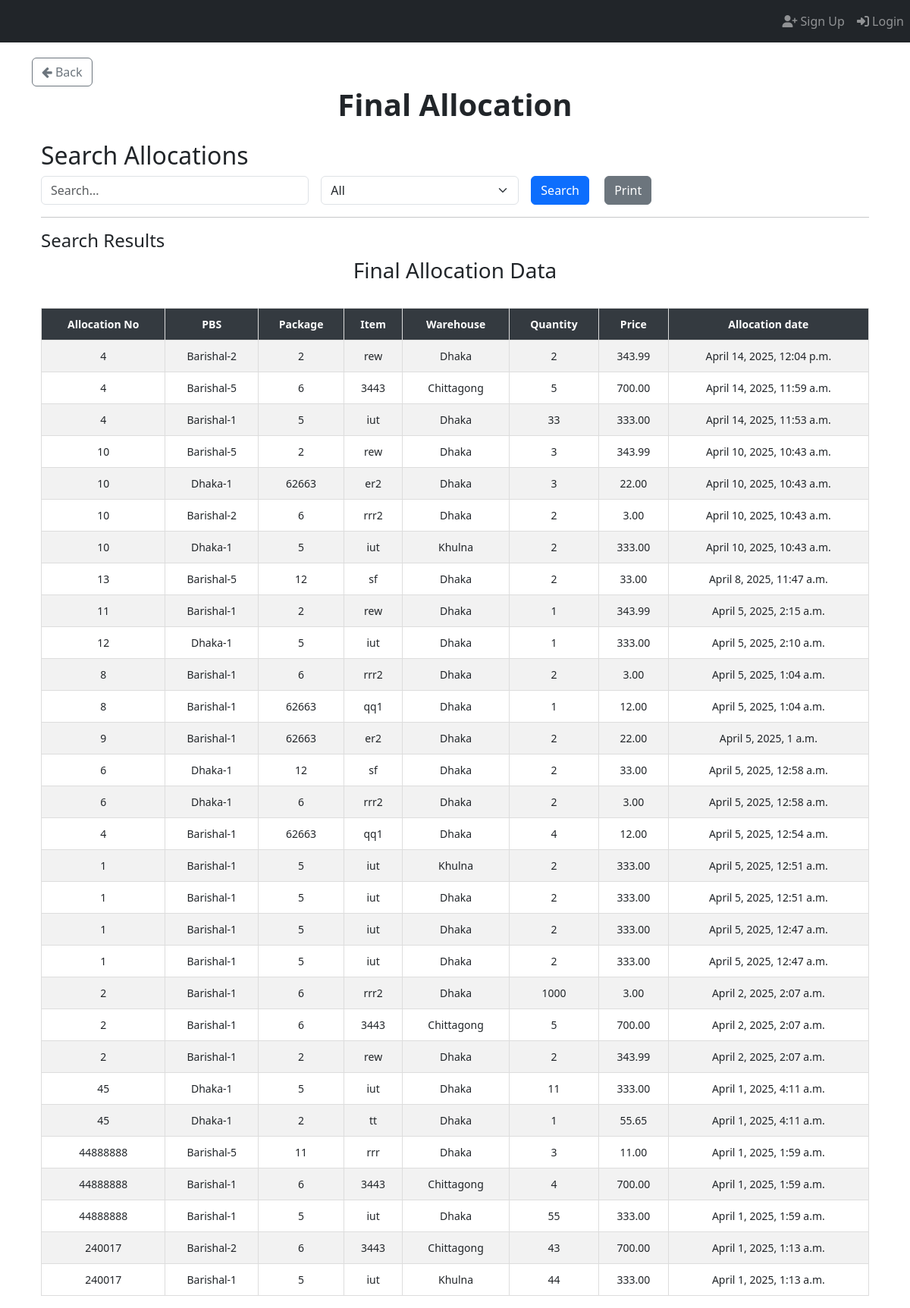
Page /allocation/final_allocation/ on the committed database.
### App_Allocation/models.py (models this page shows, shortened)
class Final_Allocation(models.Model):
    allocation_no = models.ForeignKey(Allocation_Number, on_delete=models.CASCADE)  # Deletes related allocations when removed
    item_primary_key = models.IntegerField(null=True)
    pbs = models.ForeignKey(PBS, on_delete=models.CASCADE)
    package = models.ForeignKey(Package, on_delete=models.CASCADE)
    item = models.ForeignKey(Item, on_delete=models.CASCADE)
    warehouse = models.CharField(max_length=50)
    quantity = models.IntegerField()
    price = models.DecimalField(max_digits=15, decimal_places=2)
    created_at = models.DateTimeField(auto_now_add=True)

class Allocation_Number(models.Model):
    allocation_no = models.IntegerField(unique=True)
    user = models.ForeignKey(User, on_delete=models.CASCADE)
    STATUS_CHOICES = [
        ("Pending Approval", "Pending Approval"),
        ("Allocated", "Allocated"),
        ("Cancelled", "Cancelled"),
        ("Modified", "Modified"),
    ]
    status = models.CharField(
        max_length=100, choices=STATUS_CHOICES, default="Pending Approval"
    )

class PBS(models.Model):
    name = models.TextField(unique=True)
    def __str__(self):
        return str(self.name)

### App_Entry/models.py (models this page shows, shortened)
class Package(models.Model):
    packageId = models.BigIntegerField(unique=True)

class Item(models.Model):
    WAREHOUSE_CHOICES = [
        ("Dhaka", "Dhaka"),
        ("Khulna", "Khulna"),
        ("Chittagong", "Chittagong"),
    ]
    UNIT_CHOICES = [
        ("Nos.", "Nos."),
        ("Mtr.", "Mtr."),
        ("Km.", "Km."),
        ("Set.", "Set."),
        ("Pair.", "Pair."),
    ]
    name = models.CharField(max_length=255)
    description = models.TextField(blank=True, null=True)
    warehouse = models.CharField(
        max_length=50, choices=WAREHOUSE_CHOICES, default="Dhaka"
    )
    unit_of_item = models.CharField(
        max_length=10, choices=UNIT_CHOICES, default="Nos."
    )  # Updated field
    unit_price = models.DecimalField(max_digits=15, decimal_places=2, default=0.00)
    quantity_of_item = models.BigIntegerField(default=0)
    package = models.ForeignKey(
        Package,
        on_delete=models.SET_NULL,
        related_name="package_of_item",
        null=True,
    )
    created_at = models.DateTimeField(default=now)

### App_Allocation/views/view_final_allocation.py (the view, shortened to what this page needs)
# urls.py: path("final_allocation/", views.final_allocation_search, name="final_allocation"),
def final_allocation_search(request):
    query = request.GET.get("query", "")
    filter_by = request.GET.get("filter_by", "All")
    date_filter = request.GET.get("date", "")
    results = Final_Allocation.objects.all().order_by('-created_at')
    if date_filter:
        results = results.filter(created_at__date=date_filter)
    context = {
        "items": results,
        "query": query,
        "filter_by": filter_by,
        "date_filter": date_filter,
    }
    return render(request, "App_Allocation/view_print_Final_Allocation.html", context)

### templates/App_Allocation/view_print_Final_Allocation.html (shortened to what this page needs)
{% extends 'base.html' %}
{% load crispy_forms_tags %}
{% load static %}
{% block body_block %}
<a href="{% url 'App_Allocation:allocation_page' %}" class="btn btn-outline-secondary">
    <i class="fa fa-arrow-left"></i> Back
</a>
<center><h1><b>Final Allocation</b></h1></center>
<div class="container mt-4">
    <h2>Search Allocations</h2>
    <form method="GET" action="{% url 'App_Allocation:final_allocation' %}" class="row g-3">
        <div class="col-md-4">
            <input type="text" name="query" id="searchQuery" class="form-control" placeholder="Search..." value="{{ query }}">
        </div>
        <div class="col-md-3">
            <select name="filter_by" id="filterDropdown" class="form-select" onchange="toggleInputFields()">
                <option value="All" {% if filter_by == "All" %}selected{% endif %}>All</option>
            </select>
        </div>
        <div class="col-md-2">
            <button type="submit" class="btn btn-primary me-3">Search</button>
            <button type="button" class="btn btn-secondary" onclick="printResults()">Print</button>
        </div>
    </form>
    <hr>
    <h4>Search Results</h4>
    <div id="printableArea" class="table-responsive">
        <h3 class="text-center">Final Allocation Data</h3>
        <br>
        <table class="table table-bordered table-striped table-hover">
            <thead class="table-dark sticky-top">
                <tr>
                    <th>Allocation No</th>
                    <th>PBS</th>
                    <th>Package</th>
                    <th>Item</th>
                    <th>Warehouse</th>
                    <th>Quantity</th>
                    <th>Price</th>
                    <th>Allocation date</th>
                </tr>
            </thead>
            <tbody>
                {% if items %}
                    {% for item in items %}
                    <tr>
                        <td>{{ item.allocation_no.allocation_no }}</td>
                        <td>{{ item.pbs }}</td>
                        <td>{{ item.package.packageId }}</td>
                        <td>{{ item.item.name }}</td>
                        <td>{{ item.warehouse }}</td>
                        <td>{{ item.quantity }}</td>
                        <td>{{ item.price }}</td>
                        <td>{{ item.created_at }}</td>
                    </tr>
                    {% endfor %}
                {% else %}
                    <tr>
                        <td colspan="8" class="text-center text-danger">No matching data found</td>
                    </tr>
                {% endif %}
            </tbody>
        </table>
    </div>
</div>
{% endblock %}

### templates/App_Allocation/view_print_Final_Allocation.html (style rules this page uses)
.table { font-size: 14px; text-align: center; }
.sticky-top { position: sticky; top: 0; z-index: 1020; }
.table-dark th { background-color: #343a40 !important; color: white !important; }
.table-bordered th, .table-bordered td { border: 1px solid #ddd !important; padding: 10px; }

### rows in the picture
Final_Allocation: allocation_no.allocation_no "4", pbs "Barishal-2", package.packageId "2", item.name "rew", warehouse "Dhaka", quantity "2", price "343.99", created_at "April 14, 2025, 12:04 p.m."
Final_Allocation: allocation_no.allocation_no "4", pbs "Barishal-5", package.packageId "6", item.name "3443", warehouse "Chittagong", quantity "5", price "700.00", created_at "April 14, 2025, 11:59 a.m."
Final_Allocation: allocation_no.allocation_no "4", pbs "Barishal-1", package.packageId "5", item.name "iut", warehouse "Dhaka", quantity "33", price "333.00", created_at "April 14, 2025, 11:53 a.m."
Final_Allocation: allocation_no.allocation_no "10", pbs "Barishal-5", package.packageId "2", item.name "rew", warehouse "Dhaka", quantity "3", price "343.99", created_at "April 10, 2025, 10:43 a.m."
Final_Allocation: allocation_no.allocation_no "10", pbs "Dhaka-1", package.packageId "62663", item.name "er2", warehouse "Dhaka", quantity "3", price "22.00", created_at "April 10, 2025, 10:43 a.m."
Final_Allocation: allocation_no.allocation_no "10", pbs "Barishal-2", package.packageId "6", item.name "rrr2", warehouse "Dhaka", quantity "2", price "3.00", created_at "April 10, 2025, 10:43 a.m."
Final_Allocation: allocation_no.allocation_no "10", pbs "Dhaka-1", package.packageId "5", item.name "iut", warehouse "Khulna", quantity "2", price "333.00", created_at "April 10, 2025, 10:43 a.m."
Final_Allocation: allocation_no.allocation_no "13", pbs "Barishal-5", package.packageId "12", item.name "sf", warehouse "Dhaka", quantity "2", price "33.00", created_at "April 8, 2025, 11:47 a.m."
Final_Allocation: allocation_no.allocation_no "11", pbs "Barishal-1", package.packageId "2", item.name "rew", warehouse "Dhaka", quantity "1", price "343.99", created_at "April 5, 2025, 2:15 a.m."
Final_Allocation: allocation_no.allocation_no "12", pbs "Dhaka-1", package.packageId "5", item.name "iut", warehouse "Dhaka", quantity "1", price "333.00", created_at "April 5, 2025, 2:10 a.m."
Final_Allocation: allocation_no.allocation_no "8", pbs "Barishal-1", package.packageId "6", item.name "rrr2", warehouse "Dhaka", quantity "2", price "3.00", created_at "April 5, 2025, 1:04 a.m."
Final_Allocation: allocation_no.allocation_no "8", pbs "Barishal-1", package.packageId "62663", item.name "qq1", warehouse "Dhaka", quantity "1", price "12.00", created_at "April 5, 2025, 1:04 a.m."
Final_Allocation: allocation_no.allocation_no "9", pbs "Barishal-1", package.packageId "62663", item.name "er2", warehouse "Dhaka", quantity "2", price "22.00", created_at "April 5, 2025, 1 a.m."
Final_Allocation: allocation_no.allocation_no "6", pbs "Dhaka-1", package.packageId "12", item.name "sf", warehouse "Dhaka", quantity "2", price "33.00", created_at "April 5, 2025, 12:58 a.m."
Final_Allocation: allocation_no.allocation_no "6", pbs "Dhaka-1", package.packageId "6", item.name "rrr2", warehouse "Dhaka", quantity "2", price "3.00", created_at "April 5, 2025, 12:58 a.m."
Final_Allocation: allocation_no.allocation_no "4", pbs "Barishal-1", package.packageId "62663", item.name "qq1", warehouse "Dhaka", quantity "4", price "12.00", created_at "April 5, 2025, 12:54 a.m."
Final_Allocation: allocation_no.allocation_no "1", pbs "Barishal-1", package.packageId "5", item.name "iut", warehouse "Khulna", quantity "2", price "333.00", created_at "April 5, 2025, 12:51 a.m."
Final_Allocation: allocation_no.allocation_no "1", pbs "Barishal-1", package.packageId "5", item.name "iut", warehouse "Dhaka", quantity "2", price "333.00", created_at "April 5, 2025, 12:51 a.m."
Final_Allocation: allocation_no.allocation_no "1", pbs "Barishal-1", package.packageId "5", item.name "iut", warehouse "Dhaka", quantity "2", price "333.00", created_at "April 5, 2025, 12:47 a.m."
Final_Allocation: allocation_no.allocation_no "1", pbs "Barishal-1", package.packageId "5", item.name "iut", warehouse "Dhaka", quantity "2", price "333.00", created_at "April 5, 2025, 12:47 a.m."
Final_Allocation: allocation_no.allocation_no "2", pbs "Barishal-1", package.packageId "6", item.name "rrr2", warehouse "Dhaka", quantity "1000", price "3.00", created_at "April 2, 2025, 2:07 a.m."
Final_Allocation: allocation_no.allocation_no "2", pbs "Barishal-1", package.packageId "6", item.name "3443", warehouse "Chittagong", quantity "5", price "700.00", created_at "April 2, 2025, 2:07 a.m."
Final_Allocation: allocation_no.allocation_no "2", pbs "Barishal-1", package.packageId "2", item.name "rew", warehouse "Dhaka", quantity "2", price "343.99", created_at "April 2, 2025, 2:07 a.m."
Final_Allocation: allocation_no.allocation_no "45", pbs "Dhaka-1", package.packageId "5", item.name "iut", warehouse "Dhaka", quantity "11", price "333.00", created_at "April 1, 2025, 4:11 a.m."
Final_Allocation: allocation_no.allocation_no "45", pbs "Dhaka-1", package.packageId "2", item.name "tt", warehouse "Dhaka", quantity "1", price "55.65", created_at "April 1, 2025, 4:11 a.m."
Final_Allocation: allocation_no.allocation_no "44888888", pbs "Barishal-5", package.packageId "11", item.name "rrr", warehouse "Dhaka", quantity "3", price "11.00", created_at "April 1, 2025, 1:59 a.m."
Final_Allocation: allocation_no.allocation_no "44888888", pbs "Barishal-1", package.packageId "6", item.name "3443", warehouse "Chittagong", quantity "4", price "700.00", created_at "April 1, 2025, 1:59 a.m."
Final_Allocation: allocation_no.allocation_no "44888888", pbs "Barishal-1", package.packageId "5", item.name "iut", warehouse "Dhaka", quantity "55", price "333.00", created_at "April 1, 2025, 1:59 a.m."
Final_Allocation: allocation_no.allocation_no "240017", pbs "Barishal-2", package.packageId "6", item.name "3443", warehouse "Chittagong", quantity "43", price "700.00", created_at "April 1, 2025, 1:13 a.m."
Final_Allocation: allocation_no.allocation_no "240017", pbs "Barishal-1", package.packageId "5", item.name "iut", warehouse "Khulna", quantity "44", price "333.00", created_at "April 1, 2025, 1:13 a.m."
